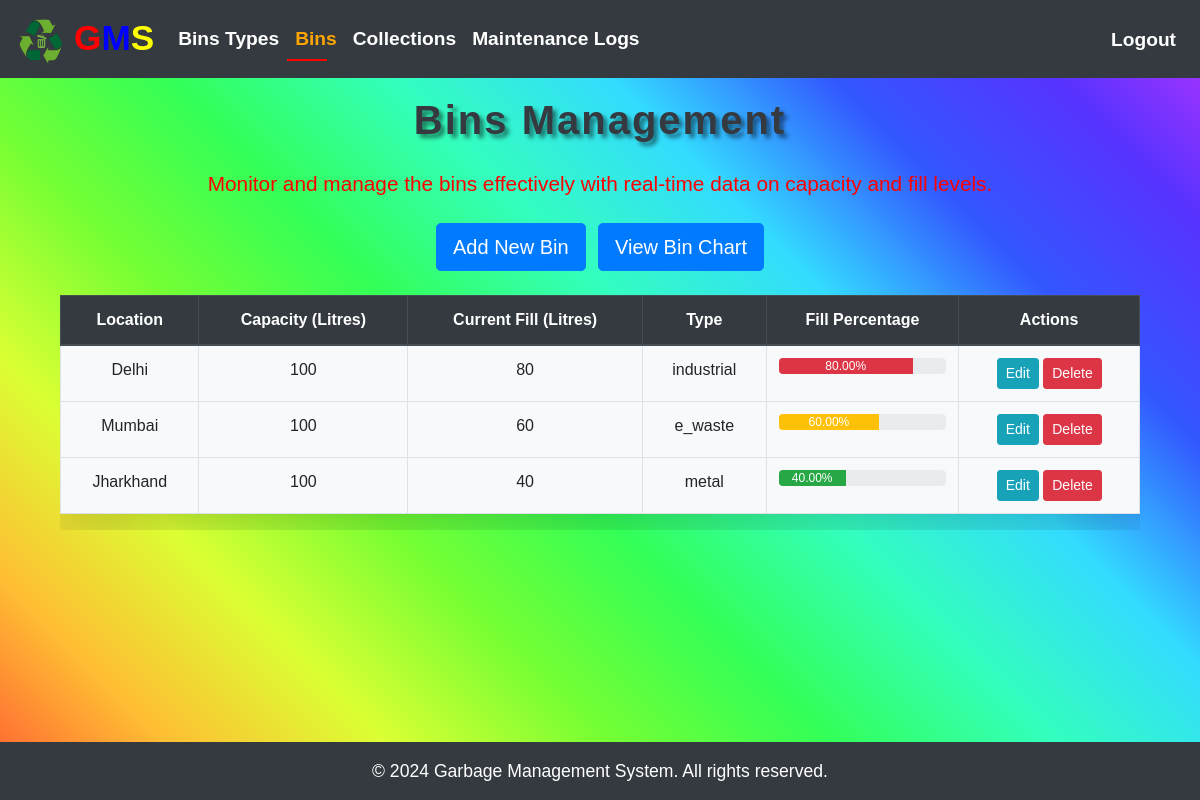
Page /bins/ (signed in) on the committed database.
### garbage_app/models.py (models this page shows, shortened)
class Bin(models.Model):
    location = models.CharField(max_length=255)
    capacity = models.IntegerField()
    current_fill = models.IntegerField()
    bintype = models.ForeignKey(BinType, on_delete=models.CASCADE)
    @property
    def fill_percentage(self):
        if self.capacity > 0:
            return (self.current_fill / self.capacity) * 100
        return 0

class BinType(models.Model):
    BIN_TYPE_CHOICES = [
        ('recyclable', 'Recyclable'),
        ('organic', 'Organic'),
        ('non_recyclable', 'Non-Recyclable'),
        ('e_waste', 'Electronic Waste'),
        ('hazardous', 'Hazardous Waste'),
        ('compost', 'Compost'),
        ('paper', 'Paper'),
        ('plastic', 'Plastic'),
        ('glass', 'Glass'),
        ('metal', 'Metal'),
        ('mixed', 'Mixed Waste'),
        ('bulky', 'Bulky Waste'),
        ('medical', 'Medical Waste'),
        ('construction', 'Construction Waste'),
        ('industrial', 'Industrial Waste'),
    ]
    name = models.CharField(max_length=100, choices=BIN_TYPE_CHOICES)
    description = models.TextField(blank=True, null=True)

### garbage_app/views.py (the view)
# urls.py: path('bins/', views.BinListView.as_view(), name='bin_list'),
class BinListView(LoginRequiredMixin, ListView):
    model = Bin
    template_name = 'bin_list.html'
    context_object_name = 'bins'

### templates/bin_list.html (shortened to what this page needs)
{% extends 'base.html' %}
{% block content %}
<div class="container mt-3 py-5">
    <h1 class="text-center text-dark">Bins Management</h1>
    <p class="text-center text-active mb-4 my-4" style="font-size: 1.3rem; color:red;">Monitor and manage the bins effectively with real-time data on capacity and fill levels.</p>
    <div class="text-center mb-4">
        <a class="btn btn-primary btn-lg" href="{% url 'create_bin' %}">Add New Bin</a>
        <a class="btn btn-primary btn-lg ml-2" href="{% url 'bin_chart' %}">View Bin Chart</a>
    </div>
    <div class="table-responsive">
        <table class="table table-hover table-bordered shadow-lg" style="background-color: #f8f9fa;">
            <thead class="thead-dark">
                <tr class="text-center">
                    <th>Location</th>
                    <th>Capacity (Litres)</th>
                    <th>Current Fill (Litres)</th>
                    <th>Type</th>
                    <th>Fill Percentage</th>
                    <th>Actions</th>
                </tr>
            </thead>
            <tbody>
                {% for bin in bins %}
                <tr class="text-center">
                    <td>{{ bin.location }}</td>
                    <td>{{ bin.capacity }}</td>
                    <td>{{ bin.current_fill }}</td>
                    <td>{{ bin.bintype.name }}</td>
                    <td>
                        <div class="progress">
                            <div class="progress-bar
                                {% if bin.fill_percentage < 50 %}
                                    bg-success
                                {% elif bin.fill_percentage < 75 %}
                                    bg-warning
                                {% else %}
                                    bg-danger
                                {% endif %}"
                                role="progressbar" style="width: {{ bin.fill_percentage }}%" aria-valuenow="{{ bin.fill_percentage }}" aria-valuemin="0" aria-valuemax="100">
                                {{ bin.fill_percentage|floatformat:2 }}%
                            </div>
                        </div>
                    </td>
                    <td>
                        <a class="btn btn-info btn-sm" href="{% url 'update_bin' bin.id %}">Edit</a>
                        <a class="btn btn-danger btn-sm" href="{% url 'delete_bin' bin.id %}">Delete</a>
                    </td>
                </tr>
                {% endfor %}
            </tbody>
        </table>
    </div>
    <br><br>
</div>
{% endblock %}

### templates/base.html (shortened to what this page needs)
{% load static %}
<!DOCTYPE html>
<html lang="en">
<head>
    <link rel="stylesheet" href="{% static 'css/styles.css' %}">
    <link rel="stylesheet" href="https://stackpath.bootstrapcdn.com/bootstrap/4.5.2/css/bootstrap.min.css">
</head>
<body>
    <nav class="navbar navbar-expand-lg navbar-dark bg-dark fixed-top">
        <a class="navbar-brand font-weight-bold py-1" href="{% url 'home' %}" style="font-size:2.2rem;">
        <img class="logo mr-2" src="{% static 'images/logo.png' %}" alt="GMS logo" style="width: 50px; height: 50px;"><span class="logo1" style="color:red;">G</span><span class="logo2" style="color:blue;">M</span><span class="logo3" style="color:yellow;">S</span></a>
        <div class="collapse navbar-collapse" id="navbarNav">
            <ul class="navbar-nav mr-auto">
                <li class="nav-item {% if request.resolver_match.url_name == 'bin_type_list' %}active-link{% endif %}">
                    <a class="nav-link active font-weight-bold" href="{% url 'bin_type_list' %}">Bins Types</a>
                </li>
                <li class="nav-item {% if request.resolver_match.url_name == 'bin_list' %}active-link{% endif %}">
                    <a class="nav-link active font-weight-bold" href="{% url 'bin_list' %}">Bins</a>
                </li>
                <li class="nav-item {% if request.resolver_match.url_name == 'collection_list' %}active-link{% endif %}">
                    <a class="nav-link active font-weight-bold" href="{% url 'collection_list' %}">Collections</a>
                </li>
                <li class="nav-item {% if request.resolver_match.url_name == 'maintenance_log_list' %}active-link{% endif %}">
                    <a class="nav-link active font-weight-bold" href="{% url 'maintenance_log_list' %}">Maintenance Logs</a>
                </li>
            </ul>
            <ul class="navbar-nav ml-auto">
                {% if user.is_authenticated %}
                    <li class="nav-item">
                        <form action="{% url 'logout' %}" method="POST" style="display:inline;">
                            <li class="nav-item active"><a class="nav-link font-weight-bold" href="{% url 'logout' %}">Logout</a></li>
                        </form>
                    </li>
                {% else %}
                    <li class="nav-item active"><a class="nav-link font-weight-bold" href="{% url 'login' %}">Login</a></li>
                    <li class="nav-item active"><a class="nav-link font-weight-bold" href="{% url 'register' %}">Register</a></li>
                {% endif %}
            </ul>
        </div>
    </nav>
    <div class="container mt-5">
        {% block content %}
        {% endblock %}
    </div>
    <footer class="footer bg-dark text-white fixed-bottom">
        <div class="container my-3 py-0">
            <p class="text-center my-1" style="font-size:1.1rem;">&copy 2024 Garbage Management System. All rights reserved.</p>
        </div>
    </footer>
</body>
</html>

### static/css/styles.css (style rules this page uses)
html, body { min-height: 100%; margin: 0; padding: 0; }
body { background: linear-gradient(45deg, #FF5733, #FFBD33, #DBFF33, #75FF33, #33FF57, #33FFBD, #33DBFF, #3357FF, #5733FF, #BD33FF) !important; background-size: cover !important; background-repeat: no-repeat !important; font-family: Arial, sans-serif !important; }
h1 { font-size: 3rem !important; font-weight: bold !important; letter-spacing: 2px !important; text-shadow: 4px 4px 4px rgba(0, 0, 0, 0.5) !important; }
.nav-item .nav-link { padding-bottom: 5px; transition: border-bottom 0.3s ease-in-out; }
.nav-item.active-link .nav-link { border-bottom: 3px solid red; color: orange !important; }
.navbar .nav-link { font-size: 1.3rem; }
.btn { transition: background-color 0.3s ease !important; }
@media (max-width: 1200px) { h1 { font-size: 2.5rem !important; } }
@media (max-width: 1200px) { .navbar .nav-link { font-size: 1.2rem; } }
@media (max-width: 1200px) { .nav-item.active-link .nav-link { border-bottom: 2px solid red; width: 70%; display: inline-block; } }

### rows in the picture
Bin: location "Delhi", capacity "100", current_fill "80", bintype.name "industrial", fill_percentage "80.00"
Bin: location "Mumbai", capacity "100", current_fill "60", bintype.name "e_waste", fill_percentage "60.00"
Bin: location "Jharkhand", capacity "100", current_fill "40", bintype.name "metal", fill_percentage "40.00"
